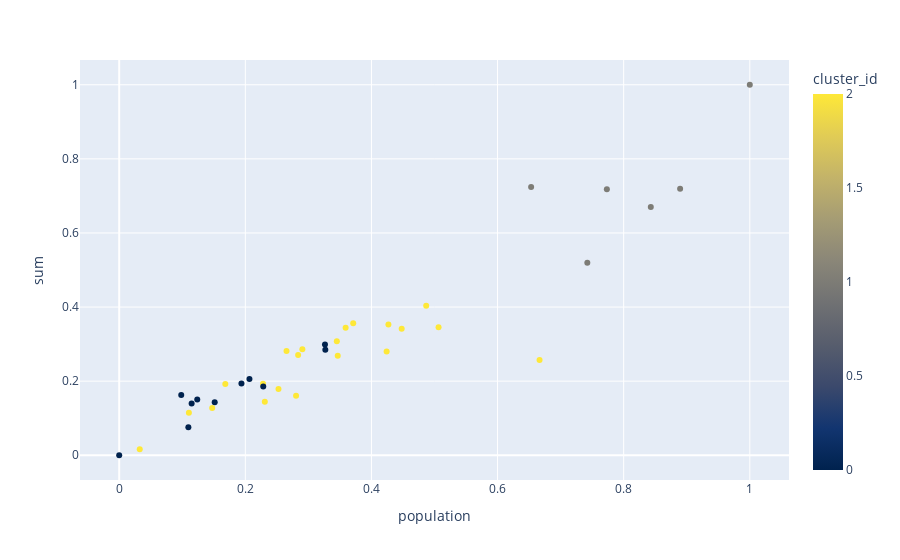

Here is the notebook cell this chart was saved with:
### Code cell
plot_clusters (X_scaled, 'population', 'sum')

### Figure 1 — Plotly figure (JSON) as saved in the notebook; plotly's stock layout.template omitted (floating-point values rounded to 4 significant figures)
{"data": [{"hovertemplate": "population=%{x}<br>sum=%{y}<br>cluster_id=%{marker.color}<extra></extra>", "legendgroup": "", "marker": {"color": [1, 2, 2, 2, 1, 0, 0, 0, 2, 2, 2, 2, 2, 2, 2, 1, 2, 2, 2, 2, 2, 2, 2, 1, 1, 2, 0, 1, 0, 0, 0, 0, 0, 0, 0, 2, 2, 2], "coloraxis": "coloraxis", "symbol": "circle"}, "mode": "markers", "name": "", "orientation": "v", "showlegend": false, "type": "scatter", "x": [0.7733, 0.4868, 0.3711, 0.2838, 0.8895, 0.1515, 0.1238, 0.1148, 0.2653, 0.1683, 0.2904, 0.6666, 0.4241, 0.03253, 0.2805, 0.7423, 0.1105, 0.1475, 0.2309, 0.2281, 0.3465, 0.2526, 0.4269, 1, 0.843, 0.448, 0.3263, 0.6532, 0.2066, 0, 0.3269, 0.09837, 0.2285, 0.1938, 0.1097, 0.3591, 0.5064, 0.3451], "xaxis": "x", "y": [0.718, 0.4037, 0.3562, 0.2704, 0.719, 0.1431, 0.1505, 0.1396, 0.2811, 0.1922, 0.2862, 0.2569, 0.28, 0.01619, 0.1605, 0.5194, 0.1149, 0.1276, 0.1446, 0.1928, 0.2686, 0.1787, 0.353, 1, 0.67, 0.3411, 0.2991, 0.7244, 0.2055, 0, 0.2846, 0.1624, 0.1856, 0.1938, 0.07571, 0.344, 0.3457, 0.3075], "yaxis": "y"}], "layout": {"coloraxis": {"colorbar": {"title": {"text": "cluster_id"}}, "colorscale": [[0, "#00224e"], [0.1111, "#123570"], [0.2222, "#3b496c"], [0.3333, "#575d6d"], [0.4444, "#707173"], [0.5556, "#8a8678"], [0.6667, "#a59c74"], [0.7778, "#c3b369"], [0.8889, "#e1cc55"], [1, "#fee838"]]}, "legend": {"tracegroupgap": 0}, "margin": {"t": 60}, "xaxis": {"anchor": "y", "domain": [0, 1], "title": {"text": "population"}}, "yaxis": {"anchor": "x", "domain": [0, 1], "title": {"text": "sum"}}}}
